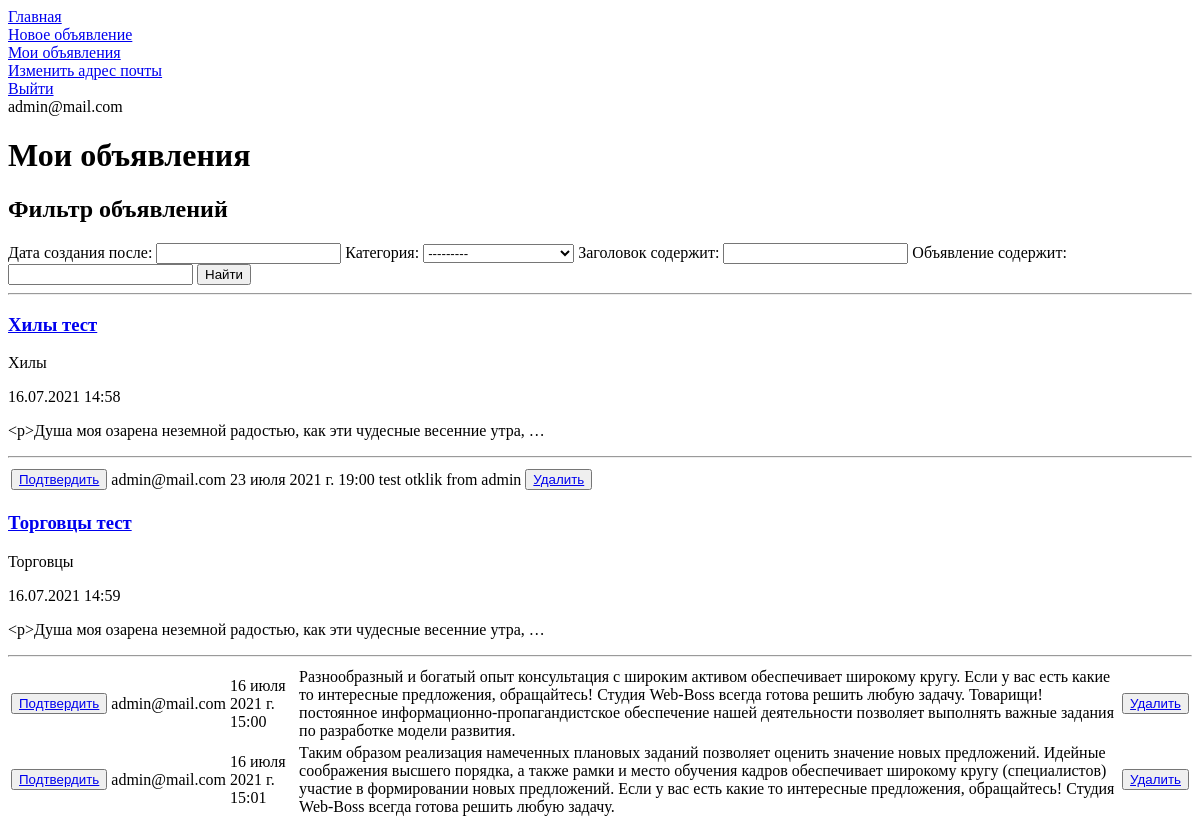
Page /board/ad/filtered (signed in) on the earlier database version.
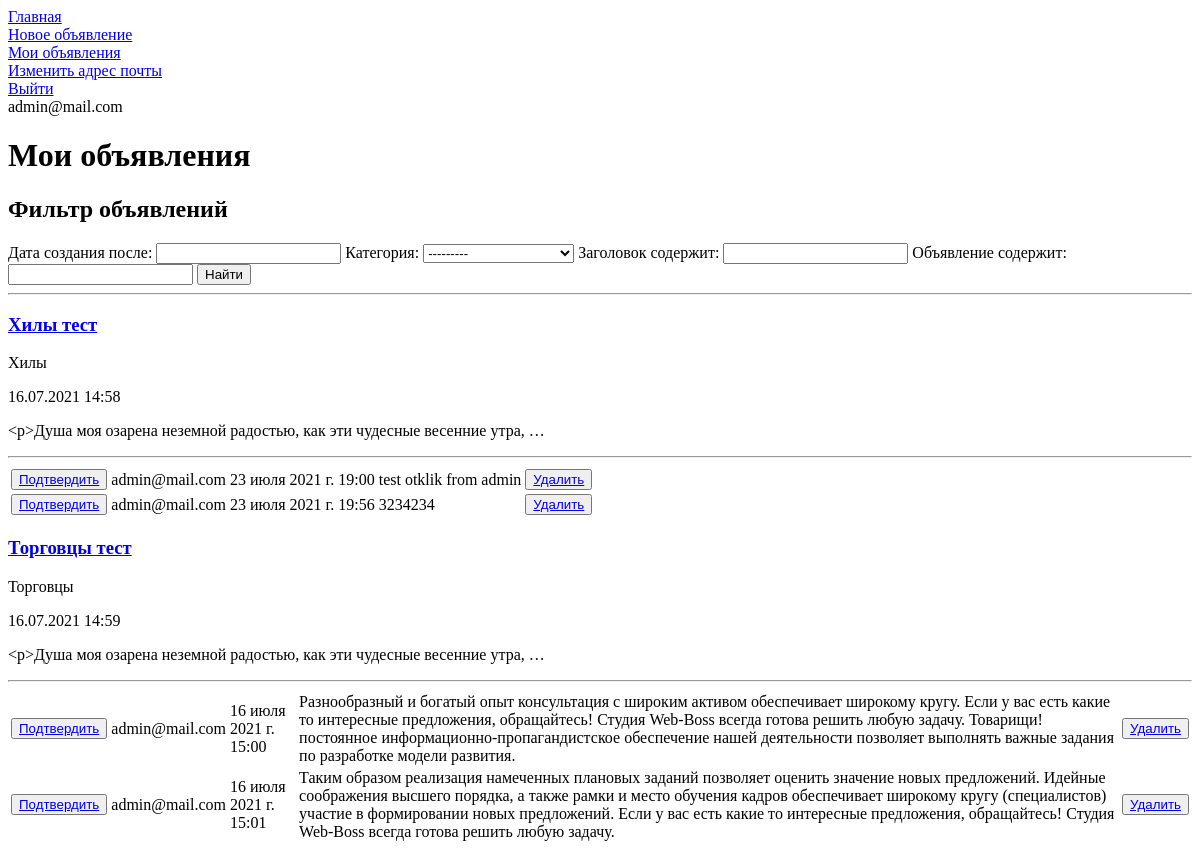
Same page on the later database version.
### board/models.py (models this page shows, shortened)
class Ad(models.Model):
    user_id = models.ForeignKey(auth.get_user_model(),
                                on_delete=models.CASCADE)
    category_id = models.ForeignKey(Category, on_delete=models.CASCADE)
    header = models.CharField(max_length=255)
    ad = RichTextUploadingField(default='')
    creation_time = models.DateTimeField(auto_now_add=True)

class Category(models.Model):
    name = models.CharField(max_length=255, unique=True)
    def __str__(self):
        return self.name

class Reply(models.Model):
    user_id = models.ForeignKey(auth.get_user_model(),
                                on_delete=models.CASCADE)
    ad_id = models.ForeignKey(Ad, on_delete=models.CASCADE)
    reply = models.TextField(default='')
    creation_time = models.DateTimeField(auto_now_add=True)
    is_approved = models.BooleanField(default=False)

### board/views.py (the view)
# urls.py: path('ad/filtered', AdFiltered.as_view(), name='ad_filtered_view'),
class AdFiltered(LoginRequiredMixin, ListView):
    model = Ad
    template_name = 'ad_filtered.html'
    context_object_name = 'ad_filtered'
    ordering = ['-creation_time']
    def get_context_data(self, **kwargs):
        context = super().get_context_data(**kwargs)
        context['filter'] = AdFilter(
            self.request.GET,
            queryset=Ad.objects.filter(user_id=self.request.user)
        )
        context['reply_list'] = Reply.objects.filter(
            ad_id__in=Ad.objects.filter(user_id=self.request.user)
        )
        return context

### board/models.py (called while the page is built)
def return_user_email(user):
    return user.email

### templates/ad_filtered.html (shortened to what this page needs)
{% extends 'flatpages/default.html' %}
{% block body %}
    <h1>Мои объявления</h1>
    <h2>Фильтр объявлений</h2>
    <form method="GET">
        {{ filter.form }}
        <input type="submit" value="Найти">
    </form>
    <hr>
    {% if filter.qs %}
        {% for ad in filter.qs %}
            <h3>
                <a href="{% url 'ad_detail_view' ad.id %}">{{ ad.header|truncatechars:50 }}</a>
            </h3>
            <p>
                {{ ad.category_id }}
            </p>
            <p>
                {{ ad.creation_time|date:'d.m.Y G:i' }}
            </p>
            <p>
                {{ ad.ad|truncatewords:10 }}
            </p>
            <hr>
            {% if reply_list %}
                <table>
                {% for reply in reply_list %}
                    {% if reply.ad_id.id == ad.id %}
                        <tr>
                            <td>
                                {% if not reply.is_approved %}
                                    <div>
                                        <button><a href="{% url 'ad_edit_view' ad.id %}">Подтвердить</a></button>
                                    </div>
                                {% endif %}
                            </td>
                            <td>
                                {{ reply.user_id.email }}
                            </td>
                            <td>
                                {{ reply.creation_time }}
                            </td>
                            <td>
                                {{ reply.reply }}
                            </td>
                            <td>
                                {% if not reply.is_approved %}
                                    <div>
                                        <button><a href="{% url 'reply_delete_view' reply.id %}">Удалить</a></button>
                                    </div>
                                {% endif %}
                            </td>
                        </tr>
                    {% endif %}
                {% endfor %}
                </table>
            {% endif %}
        {% endfor %}
    {% else %}
        <h2>Нет объявлений!</h2>
    {% endif %}
{% endblock body %}

Differences in the rows shown:
added Reply: is_approved "Подтвердить", user_id.email "admin@mail.com", creation_time "23 июля 2021 г. 19:56", reply "3234234", shown under Ad "Хилы тест"
